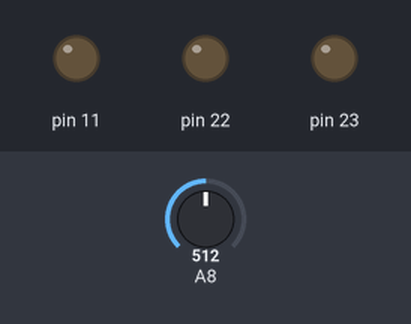
A sketch run on a simulated Arduino Mega 2560, built with avr-gcc and run on an emulated ATmega2560. On the bench: output pins drawn as LEDs (lit = HIGH). The inputs (shaded band) are chosen by the test bench; at power-on: A8 = 512. What the sketch prints to the serial monitor is not drawn.

Above: at 0.1 s.
At 2.1 s:
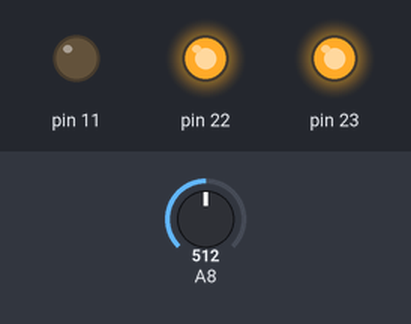
Timing chart, 0 to 3.6 s (numbered marks = the images above):
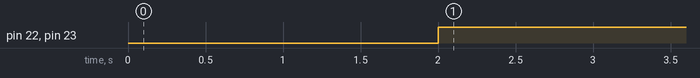

The sketch:

_3IR.ino
```cpp
int Prev;
int Current;

void setup() {
  Serial.begin(9600);
  pinMode(24, INPUT);
  pinMode(11, OUTPUT);
  pinMode(23, OUTPUT);
  pinMode(22, OUTPUT);
  digitalWrite(22, HIGH);
  digitalWrite(23, HIGH);
}

void loop() {

  Current = analogRead(24);
  Serial.println(Current);

  if (abs(Current - Prev) > 5) {
    digitalWrite(22, LOW);
    digitalWrite(23, LOW);
    delay(2000);
    digitalWrite(22, HIGH);
    digitalWrite(23, HIGH);
  }
  Prev = Current;

}
```

Measured:
- by itself, pin 22, pin 23: LOW → HIGH at 2.0 s
